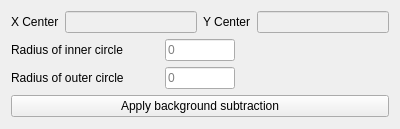
<?xml version="1.0" encoding="UTF-8"?>
<ui version="4.0">
 <class>backgroundSubtraction</class>
 <widget class="QDialog" name="backgroundSubtraction">
  <property name="geometry">
   <rect>
    <x>0</x>
    <y>0</y>
    <width>400</width>
    <height>129</height>
   </rect>
  </property>
  <property name="sizePolicy">
   <sizepolicy hsizetype="Preferred" vsizetype="Preferred">
    <horstretch>0</horstretch>
    <verstretch>0</verstretch>
   </sizepolicy>
  </property>
  <property name="windowTitle">
   <string>backgroundSubtraction</string>
  </property>
  <layout class="QGridLayout" name="gridLayout_2">
   <item row="0" column="0">
    <layout class="QGridLayout" name="gridLayout">
     <item row="1" column="1">
      <widget class="QLineEdit" name="innerRadiusLineEdit">
       <property name="maximumSize">
        <size>
         <width>70</width>
         <height>16777215</height>
        </size>
       </property>
       <property name="placeholderText">
        <string>0</string>
       </property>
      </widget>
     </item>
     <item row="1" column="0">
      <widget class="QLabel" name="label">
       <property name="text">
        <string>Radius of inner circle</string>
       </property>
      </widget>
     </item>
     <item row="2" column="0">
      <widget class="QLabel" name="label_2">
       <property name="text">
        <string>Radius of outer circle</string>
       </property>
      </widget>
     </item>
     <item row="2" column="1">
      <widget class="QLineEdit" name="outerRadiusLineEdit">
       <property name="maximumSize">
        <size>
         <width>70</width>
         <height>16777215</height>
        </size>
       </property>
       <property name="placeholderText">
        <string>0</string>
       </property>
      </widget>
     </item>
     <item row="0" column="0" colspan="3">
      <layout class="QHBoxLayout" name="horizontalLayout">
       <item>
        <widget class="QLabel" name="label_3">
         <property name="sizePolicy">
          <sizepolicy hsizetype="Preferred" vsizetype="Fixed">
           <horstretch>0</horstretch>
           <verstretch>0</verstretch>
          </sizepolicy>
         </property>
         <property name="text">
          <string>X Center</string>
         </property>
        </widget>
       </item>
       <item>
        <widget class="QLineEdit" name="xCenterLineEdit">
         <property name="enabled">
          <bool>false</bool>
         </property>
         <property name="autoFillBackground">
          <bool>false</bool>
         </property>
         <property name="readOnly">
          <bool>true</bool>
         </property>
         <property name="clearButtonEnabled">
          <bool>false</bool>
         </property>
        </widget>
       </item>
       <item>
        <widget class="QLabel" name="label_4">
         <property name="sizePolicy">
          <sizepolicy hsizetype="Preferred" vsizetype="Fixed">
           <horstretch>0</horstretch>
           <verstretch>0</verstretch>
          </sizepolicy>
         </property>
         <property name="text">
          <string>Y Center</string>
         </property>
        </widget>
       </item>
       <item>
        <widget class="QLineEdit" name="yCenterLineEdit">
         <property name="enabled">
          <bool>false</bool>
         </property>
        </widget>
       </item>
      </layout>
     </item>
     <item row="3" column="0" colspan="3">
      <widget class="QPushButton" name="applyButton">
       <property name="enabled">
        <bool>true</bool>
       </property>
       <property name="focusPolicy">
        <enum>Qt::NoFocus</enum>
       </property>
       <property name="text">
        <string>Apply background subtraction</string>
       </property>
      </widget>
     </item>
    </layout>
   </item>
  </layout>
 </widget>
 <resources/>
 <connections/>
</ui>
